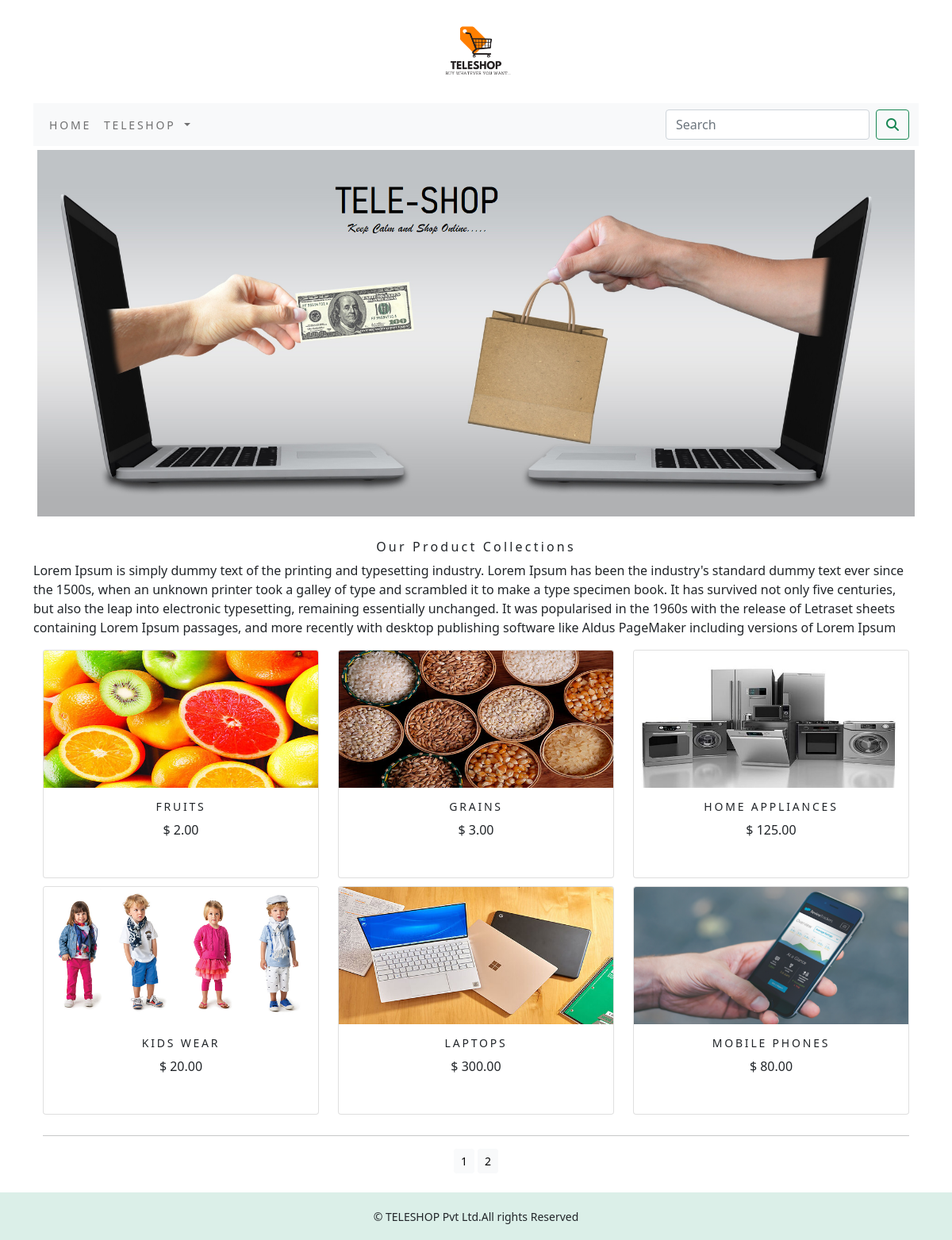
Page /Teleshop/ on the committed database.
### Teleshop/models.py (models this page shows)
class Product(models.Model):
    name = models.CharField(max_length=250, unique=True)
    slug = models.SlugField(max_length=250, unique=True)
    desc = models.TextField(blank=True)
    price = models.DecimalField(max_digits=10, decimal_places=2)
    category = models.ForeignKey(Category, on_delete=models.CASCADE)
    img = models.ImageField(upload_to='product', blank=True)
    stock = models.IntegerField()
    available = models.BooleanField(default=True)
    created = models.DateTimeField(auto_now_add=True)
    updated = models.DateTimeField(auto_now=True)
    def get_url(self):
        return reverse('Teleshop:prodCatdetail', args=[self.category.slug,self.slug])
    class Meta:
        ordering = ('name',)
        verbose_name = 'product'
        verbose_name_plural = 'products'

### Teleshop/views.py (the view)
# urls.py: path('', views.allProdCat, name='allProdCat'),
def allProdCat(request, c_slug=None):
    c_page = None
    products_list = None
    if c_slug != None:
        c_page = get_object_or_404(Category, slug=c_slug)
        products_list = Product.objects.all().filter(category=c_page, available=True)
    else:
        products_list = Product.objects.all().filter(available=True)
    paginator = Paginator(products_list, 6)
    try:
        page = int(request.GET.get('page', '1'))
    except:
        page = 1
    try:
        products = paginator.page(page)
    except (EmptyPage, InvalidPage):
        products = paginator.page(paginator.num_pages)
    return render(request, 'category.html', {'category': c_page, 'products': products})

### Teleshop/context_processors.py (called while the page is built)
def menu_links(request):
    links = Category.objects.all()
    return dict  (links=links)

### Teleshop/models.py (called while the page is built)
    def get_url(self):
        return reverse('Teleshop:product_by_category', args=[self.slug])

### cart/context_processors.py (called while the page is built)
def counter(request):
    item_count=0
    if 'admin' in request.path:
        return {}
    else:
        try:
            cart=Cart.objects.filter(cart_id=_cart_id(request))
            car_items=CartItem.objects.all().filter(cart=cart[:1])
            for cart_item in car_items:
                item_count += cart_item.quantity
        except Cart.DoesNotExist:
            item_count=0
    return dict(item_count=item_count)

### cart/views.py (called while the page is built)
def _cart_id(request):
    cart=request.session.session_key
    if not cart:
        cart=request.session.create()
    return cart

### templates/category.html (shortened to what this page needs)
{% extends 'base.html'%}
{% load static %}
{% block content %}
<div class="mx-auto">
    {% if category %}
    <h1 class=" text-center my_title">{{category.name}}  </h1>
    <p  class="text-justify"> {{category.desc}} </p>
</div>
 <br>
<div>
    <img class="my_image" src="{{category.img.url}}" alt="{{category.name}}">
</div>
             </div>
    {% else %}
<div>
    <img class="my_image my_image_padding" src="{% static 'img/tele.png' %}" alt="Our Products">
</div>
<br>
<div>
    <h1 class="text-center my_title">Our Product Collections</h1>
    <p class="text-justify">Lorem Ipsum is simply dummy text of the printing and typesetting industry. Lorem Ipsum has been the industry's standard dummy text ever since the 1500s, when an unknown printer took a galley of type and scrambled it to make a type specimen book. It has survived not only five centuries, but also the leap into electronic typesetting, remaining essentially unchanged. It was popularised in the 1960s with the release of Letraset sheets containing Lorem Ipsum passages, and more recently with desktop publishing software like Aldus PageMaker including versions of Lorem Ipsum</p>
</div>
     {% endif %}
<div class="container">
    <div class="row mx_auto">
        {% for product in products.object_list %}
        <div class="my_bottom_margin col-9 col-sm-12 col-md-4 col-lg-4">
            <div class="card text-center" style="min-height:18rem; " >
                <a href="{{product.get_url}}"><img class="card-img-top my_image" src="{{product.img.url}}" alt="{{product.name}}"></a>
                <div class="card-body">
                <h4>{{product.name}}</h4>
                <p> $ {{product.price}}</p>
                </div>
            </div>
        </div>
        {% endfor %}
    </div>
    <div class="mx_auto">
        {% if products.paginator.num_pages > 1 %}
        <hr>
        <div class="text-center">
            {% for pg in products.paginator.page_range %}
                <a href="?page={{pg}}"  class="btn btn-light btn-sm {% if products.number == pg %} active {% endif %}">{{pg}}</a>
             {% endfor %}
        </div>
        {% endif %}
    </div>
    <br>
</div>
  </div>
{% endblock %}

### templates/base.html (shortened to what this page needs)
{% load static %}
<!DOCTYPE html>
<html lang="en">
 <head>
             <link rel="stylesheet"  href="{% static 'css/custom.css' %}">
               <link rel="stylesheet"  href="{% static 'css/bootstrap.min.css' %}">
</head>
<body class="d-flex flex-column min-vh-100">
<div class="container">
{% include 'header.html' %}
{% include 'navbar.html' %}
{% block content %}
    {% endblock %}
</div>
{% include 'footer.html' %}
</body>
</html>

### templates/header.html
{% load static %}
<header>
    <center>
      <a href="{% url 'Teleshop:allProdCat' %}"> <img src="{% static 'img/logoimg.png' %}" alt="logoimage" width="130px;" height="130px;"></a>
    </center>
</header>

### templates/navbar.html (shortened to what this page needs)
<nav class="navbar navbar-expand-lg navbar-light bg-light">
  <div class="container-fluid">
    <div class="collapse navbar-collapse" id="navbarSupportedContent">
      <ul class="navbar-nav me-auto mb-2 mb-lg-0">
        <li class="nav-item">
          <a class="nav-link" href="#">Home</a>
        </li>
        <li class="nav-item dropdown {% if 'Teleshop' in request.path %}>active{% endif %}">
          <a class="nav-link dropdown-toggle" href="#" id="navbarDropdown" role="button" data-bs-toggle="dropdown" aria-expanded="false">
            Teleshop
          </a>
        </li>
      </ul>
        <form class="d-flex" action="{% url 'search_app:SearchResult' %}" method="get">
           <input class="form-control me-2" type="search" placeholder="Search" name="q" aria-label="Search">
           <button class="btn btn-outline-success" type="submit"><i class="fa fa-search"></i></button>
      </form>
    </div>
  </div>
</nav>

### templates/footer.html
<footer class="mt-auto">
<div class="footer navbar-fixed-bottom  my_footer">
  <p class="text-center">&copy; TELESHOP Pvt Ltd.All rights Reserved</p>
</div>
</footer>

### static/css/custom.css (style rules this page uses)
body { font-family: 'Roboto', sans-serif; }
.nav-item { letter-spacing : .2em; font-size : 14px; text-transform : uppercase; }
.my_footer { background-color:#dbefe8; height:60px; }
.my_footer p { padding-top:20px; font-size:14px; }
.my_image { width:100%; height:auto; }
.my_title { font-size:16px; text_transform:uppercase; letter-spacing:.2em; }
.my_image_padding { padding:5px; }
.my_bottom_margin { margin-bottom:10px; }
.card-body h4 { font-size:14px; text-transform:uppercase; letter-spacing:.2em; }

### rows in the picture
Product: img (picture), name "FRUITS", price "2.00"
Product: img (picture), name "GRAINS", price "3.00"
Product: img (picture), name "HOME APPLIANCES", price "125.00"
Product: img (picture), name "KIDS WEAR", price "20.00"
Product: img (picture), name "LAPTOPS", price "300.00"
Product: img (picture), name "MOBILE PHONES", price "80.00"

### other values in the picture
{{ pg }} "1" "2"
